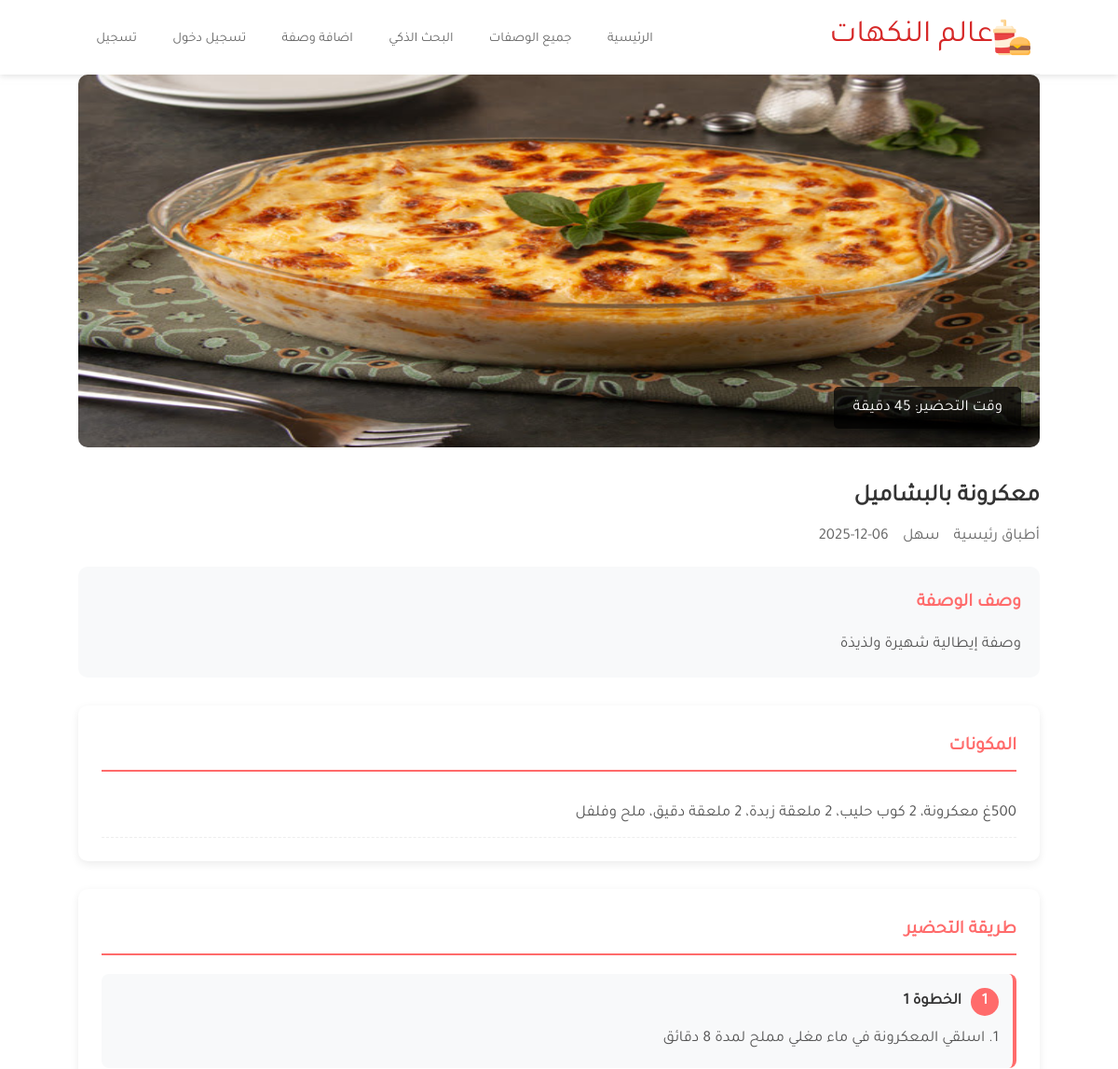
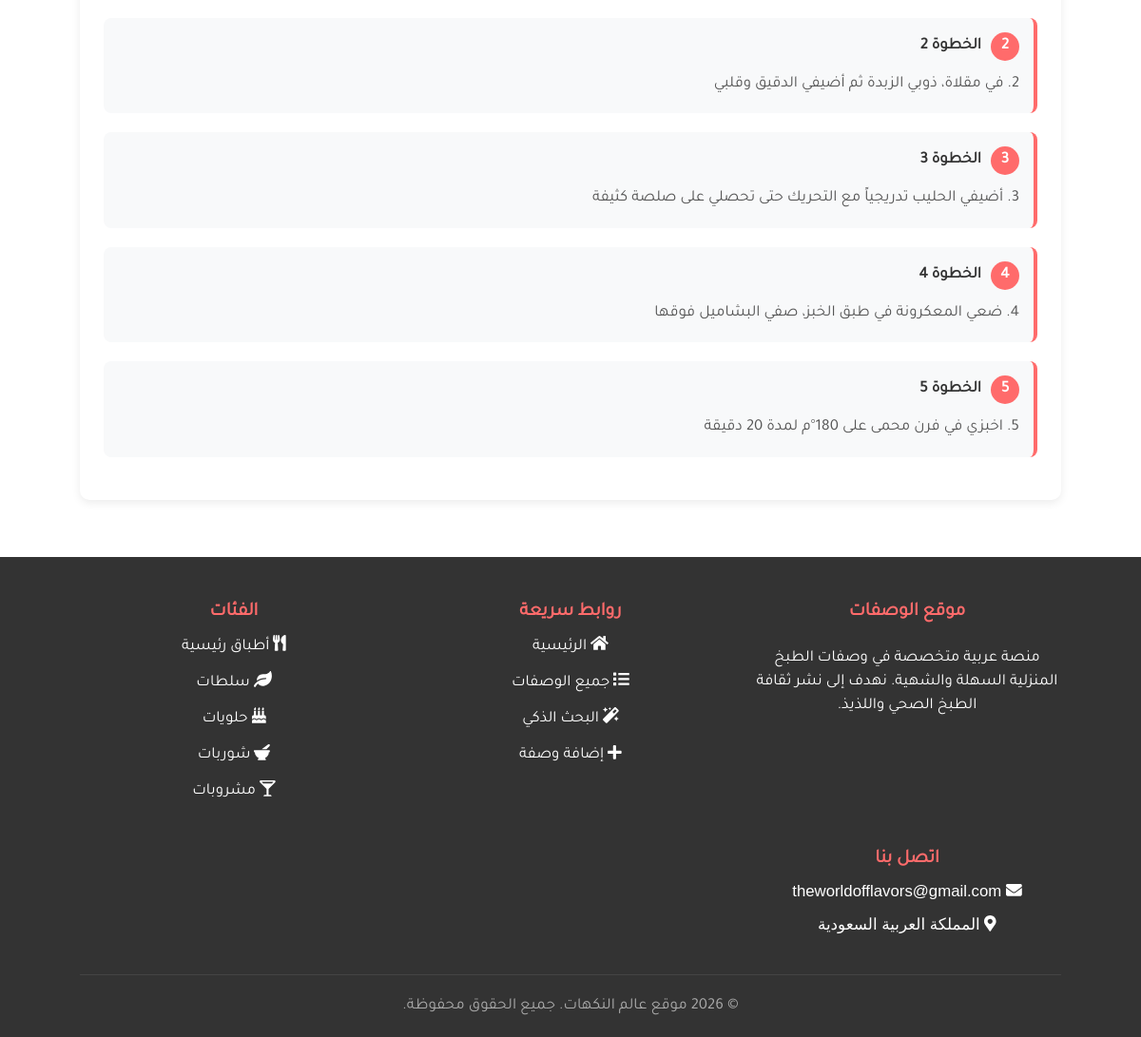
The app's page /recipe-detail.php?id=1 with its own data (2 pictures, top to bottom).
### tables this page shows
CREATE TABLE `recipes` (
  `id` int(11) NOT NULL,
  `title` varchar(200) NOT NULL,
  `description` text DEFAULT NULL,
  `ingredients` text NOT NULL,
  `instructions` text NOT NULL,
  `image` varchar(255) DEFAULT NULL,
  `prep_time` int(11) DEFAULT NULL,
  `category` varchar(100) DEFAULT NULL,
  `difficulty` enum('سهل','متوسط','صعب') DEFAULT 'سهل',
  `created_at` timestamp NOT NULL DEFAULT current_timestamp(),
  `user_id` int(11) DEFAULT NULL
);

### recipe-detail.php (the view, shortened to what this page needs)
<?php
require_once 'includes/config.php';
require_once 'includes/header.php';
$recipe_id = intval($_GET['id']);
try {
    $stmt = $pdo->prepare("SELECT * FROM recipes WHERE id = ?");
    $stmt->execute([$recipe_id]);
    $recipe = $stmt->fetch();
} catch(PDOException $e) {
    die("خطأ في قاعدة البيانات: " . $e->getMessage());
}
?>
<section class = "container" id = "contact">
<div class="recipe-detail" style="direction:rtl;">
    <div style="position: relative; margin-bottom: 30px;">
        <?php if(!empty($recipe['image'])): ?>
            <img src="uploads/<?php echo $recipe['image']; ?>"
                 alt="<?php echo $recipe['title']; ?>"
                 style="width: 100%; height: 400px; border-radius: 10px;">
        <?php else: ?>
            <div style="width: 100%; height: 300px; background: linear-gradient(45deg, #ff6b6b, #ff8e53); border-radius: 10px; display: flex; align-items: center; justify-content: center; color: white;">
                <i class="fas fa-utensils" style="font-size: 5rem;"></i>
            </div>
        <?php endif; ?>
        <div style="position: absolute; bottom: 20px; right: 20px; background: rgba(0,0,0,0.7); color: white; padding: 10px 20px; border-radius: 5px;font-family: 'Tajawal',sans-serif;">
            وقت التحضير: <?php echo $recipe['prep_time']; ?> دقيقة
        </div>
    </div>
    <div style="display: flex; justify-content: space-between; align-items: center; margin-bottom: 20px;">
        <div>
            <h1 style="color: #333; margin-bottom: 5px;font-family: 'Tajawal',sans-serif;"><?php echo $recipe['title']; ?></h1>
            <div style="display: flex; gap: 15px; color: #666;">
                <span style="font-family: 'Tajawal',sans-serif;"> <?php echo $recipe['category'] ?? 'غير مصنف'; ?></span>
                <span style="font-family: 'Tajawal',sans-serif;"> <?php echo $recipe['difficulty']; ?></span>
                <span style="font-family: 'Tajawal',sans-serif;"> <?php echo date('Y-m-d', strtotime($recipe['created_at'])); ?></span>
            </div>
        </div>
    </div>
    <?php if(!empty($recipe['description'])): ?>
        <div style="background: #f8f9fa; padding: 20px; border-radius: 10px; margin-bottom: 30px;">
            <h3 style="color: #ff6b6b; margin-bottom: 10px;font-family: 'Tajawal',sans-serif;"> وصف الوصفة</h3>
            <p style="color: #555; line-height: 1.8;font-family: 'Tajawal',sans-serif;"><?php echo nl2br($recipe['description']); ?></p>
        </div>
    <?php endif; ?>
    <div style="display: grid; gap: 30px; margin-bottom: 40px;">
        <div style="background: white; padding: 25px; border-radius: 10px; box-shadow: 0 3px 10px rgba(0,0,0,0.08);">
            <h3 style="color: #ff6b6b; margin-bottom: 20px; padding-bottom: 10px; border-bottom: 2px solid #ff6b6b;font-family: 'Tajawal',sans-serif;">
               المكونات
            </h3>
            <div style="line-height: 2;font-family: 'Tajawal',sans-serif;">
                <?php
                $ingredients = explode("\n", $recipe['ingredients']);
                foreach($ingredients as $ingredient):
                    if(trim($ingredient) !== ''):
                ?>
                    <div style="display: flex; align-items: center; padding: 8px 0; border-bottom: 1px dashed #eee;font-family: 'Tajawal',sans-serif;">
                        <span style="color: #555;font-family: 'Tajawal',sans-serif;"><?php echo trim($ingredient); ?></span>
                    </div>
                <?php
                    endif;
                endforeach;
                ?>
            </div>
        </div>
        <div style="background: white; padding: 25px; border-radius: 10px; box-shadow: 0 3px 10px rgba(0,0,0,0.08);">
            <h3 style="color: #ff6b6b; margin-bottom: 20px; padding-bottom: 10px; border-bottom: 2px solid #ff6b6b;font-family: 'Tajawal',sans-serif;">
                طريقة التحضير
            </h3>
            <div style="line-height: 1.8;font-family: 'Tajawal',sans-serif;">
                <?php
                $steps = explode("\n", $recipe['instructions']);
                $step_number = 1;
                foreach($steps as $step):
                    if(trim($step) !== ''):
                ?>
                    <div style="margin-bottom: 20px; padding: 15px; background: #f8f9fa; border-radius: 8px; border-right: 4px solid #ff6b6b;">
                        <div style="display: flex; align-items: center; margin-bottom: 10px;">
                            <span style="background: #ff6b6b; color: white; width: 30px; height: 30px; border-radius: 50%; display: flex; align-items: center; justify-content: center; font-weight: bold; margin-left: 10px;font-family: 'Tajawal',sans-serif;">
                                <?php echo $step_number++; ?>
                            </span>
                            <strong style="color: #333;font-family: 'Tajawal',sans-serif;">الخطوة <?php echo $step_number-1; ?></strong>
                        </div>
                        <p style="color: #555; margin: 0;font-family: 'Tajawal',sans-serif;"><?php echo trim($step); ?></p>
                    </div>
                <?php
                    endif;
                endforeach;
                ?>
            </div>
        </div>
    </div>
</div>
</section>
<?php require_once 'includes/footer.php'; ?>

### css/style.css (style rules this page uses)
:root { --nero: #252525; --dimGray: #666; --max-red: #D62828; --snow: #fafafa; --Libre: 'Libre Franklin', sans-serif; --Kaushan: 'Kaushan Script'; --transition: all 0.4s ease; }
* { box-sizing: border-box; padding: 0; margin: 0; font-family: var(--Libre); }
body { line-height: 1.5; font-size: 1.05rem; font-weight: 200; text-rendering: optimizeLegibility; }
img { width: 100%; display: block; }
.container { width: 94%; margin: 0 auto; direction: rtl; }
h1, h2, h3, h4, h5, h6 { padding: 0.3rem 0; }
@media screen and (min-width: 992px) { .container { width: 90vw; } }
@media screen and (min-width: 1200px) { .container { width: 86%; } }

### records on screen
recipes: image (picture), prep_time "45", title "معكرونة بالبشاميل", category "أطباق رئيسية", difficulty "سهل", created_at "2025-12-06", description "وصفة إيطالية شهيرة ولذيذة", ingredients "500غ معكرونة، 2 كوب حليب، 2 ملعقة زبدة، 2 ملعقة دقيق، ملح وفلفل", instructions "1. اسلقي المعكرونة في ماء مغلي مملح لمدة 8 دقائق", instructions "2. في مقلاة، ذوبي الزبدة ثم أضيفي الدقيق وقلبي", instructions "3. أضيفي الحليب تدريجياً مع التحريك حتى تحصلي على صلصة كثيفة", instructions "4. ضعي المعكرونة في طبق الخبز، صفي البشاميل فوقها", instructions "5. اخبزي في فرن محمى على 180°م لمدة 20 دقيقة"
